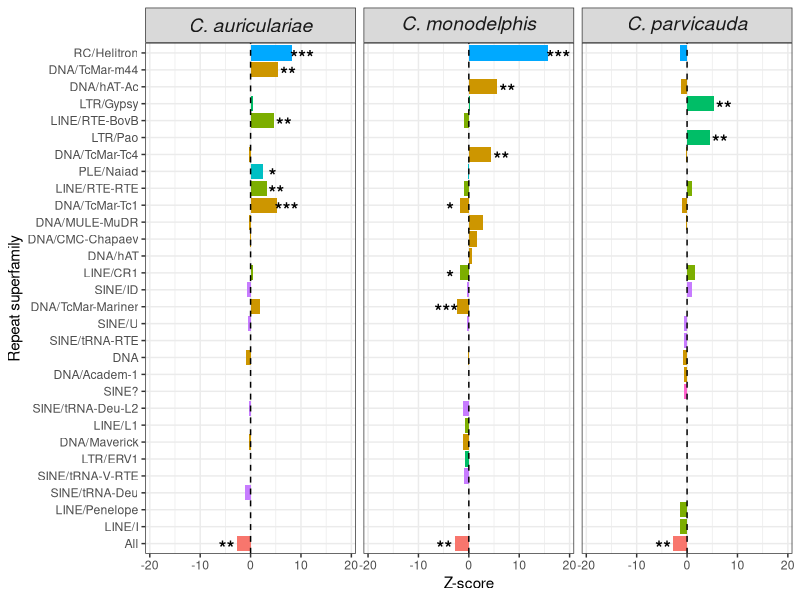

Here is the R script that generated this plot:
library(ggplot2)
library(tidyverse)

# read in tables
ca <- read.table("nxCaeAuri1_te_family_enrichment_results.tsv", header=T) %>%
  mutate(species = "nxCaeAuri1")
cm <- read.table("nxCaeMono1_te_family_enrichment_results.tsv", header=T) %>%
  mutate(species = "nxCaeMono1")
cp <- read.table("nxCaeParv1_te_family_enrichment_results.tsv", header=T) %>%
  mutate(species = "nxCaeParv1")

# combine dataframes
df <- rbind(ca, cm, cp) %>% mutate(classification = str_extract(family, "^[^/]+")) 

# facet labels
species_labels <- c(
  "nxCaeAuri1" = "italic('C. auriculariae')",
  "nxCaeMono1" = "italic('C. monodelphis')",
  "nxCaeParv1" = "italic('C. parvicauda')"
)

# keep only those families that show enrichment and ignore all summary
df <- df %>%
  group_by(family) %>%
  filter(any(abs(z_score) >= 0.5)) %>%
  ungroup() %>%
  filter(family != "Satellite") %>% 
  filter(family != "Low_complexity") %>%
  filter(family != "Simple_repeat") %>%
  filter(family != "Unknown")

# create a new column for significance level
df <- df %>%
  mutate(significance = case_when(
    p_value < 0.001 ~ "***",
    p_value < 0.01  ~ "**",
    p_value < 0.05  ~ "*",
    TRUE            ~ ""
  ))

# adjust y position for significance labels
df <- df %>%
  mutate(y_position = if_else(z_score >= 0, z_score + 2, z_score - 2))


# plot
p <- ggplot(data=df, aes(x=reorder(family, z_score), y=z_score, fill=classification)) + 
  geom_col() + 
  facet_wrap(~species, labeller = as_labeller(species_labels, default = label_parsed)) +  
  geom_hline(yintercept=0, linetype=2) +
  coord_flip() + 
  labs(x = "Repeat superfamily", y="Z-score") + 
  theme_bw() + 
  ylim(-19, 19) + 
  theme(legend.position = "none",
        strip.text = element_text(size="14")) + 
  geom_text(aes(label=significance, y=y_position), size=5, vjust=0.8, fontface="bold")

# save
ggsave("te_zscores.png", p, height=250, width=225, units="mm")
